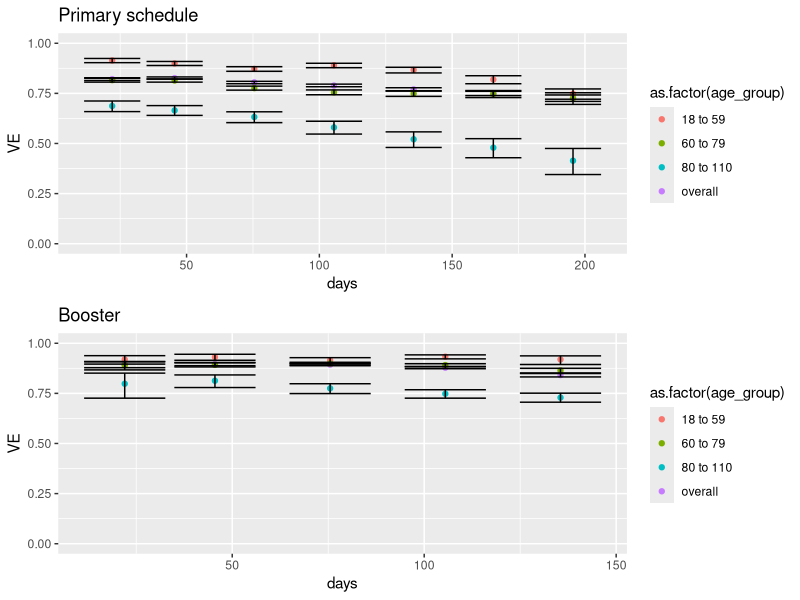
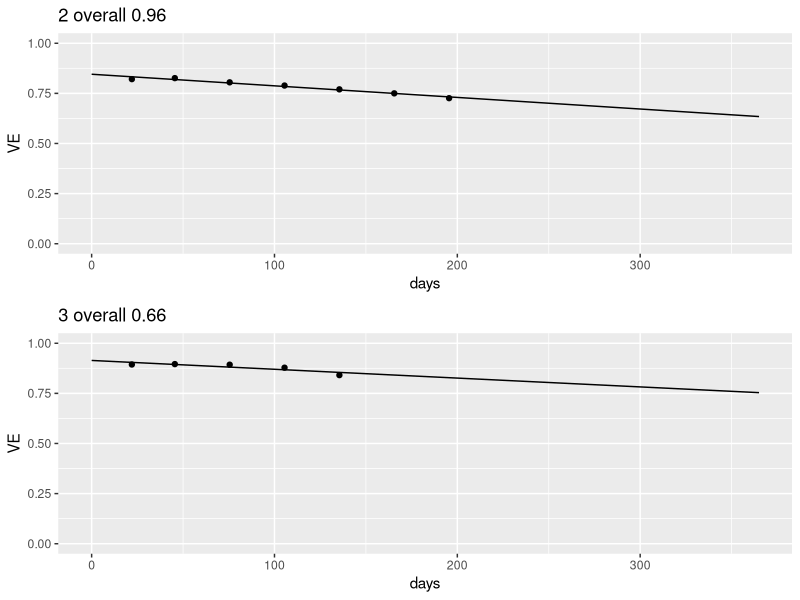
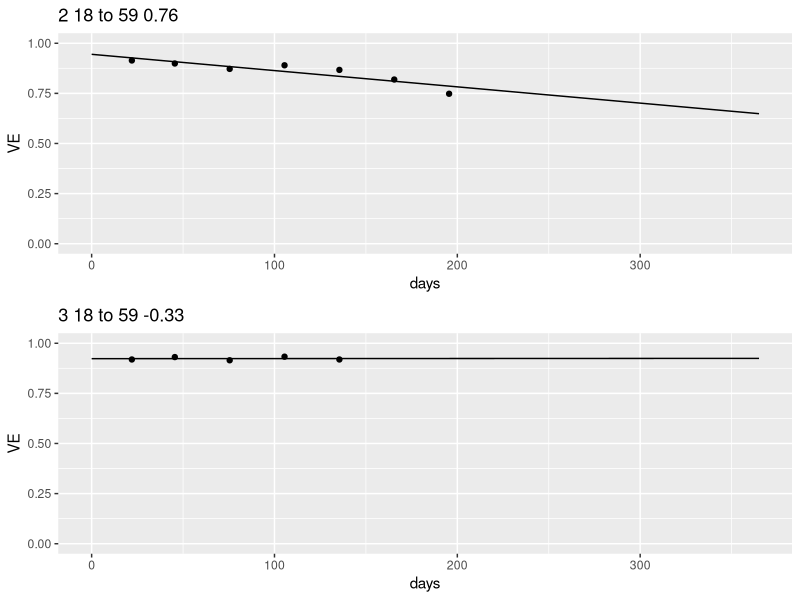
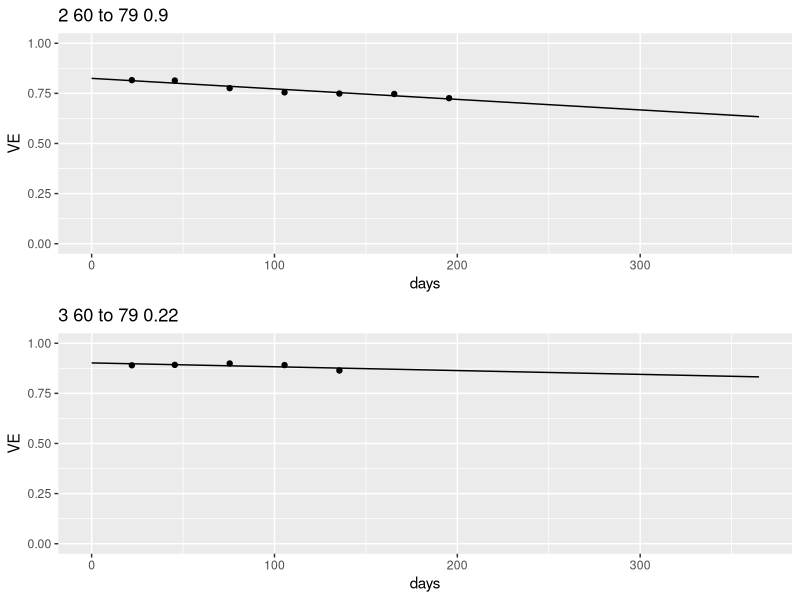
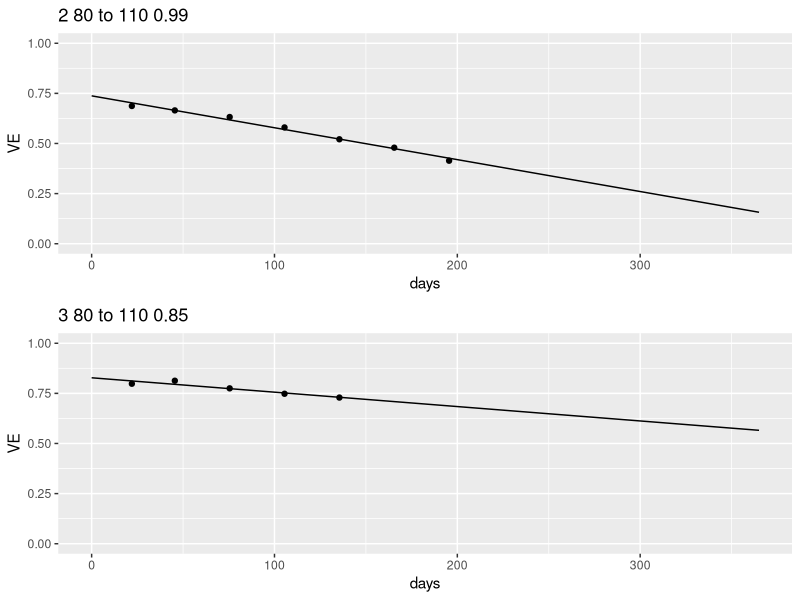
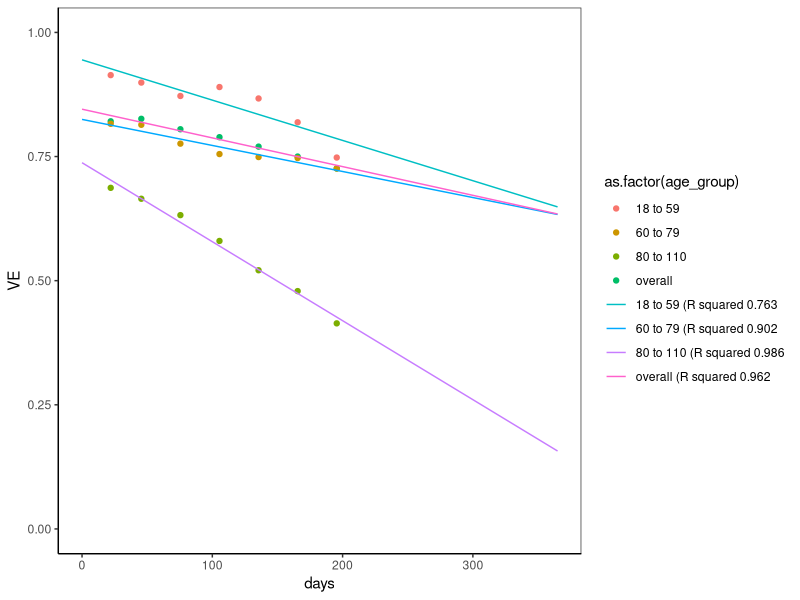
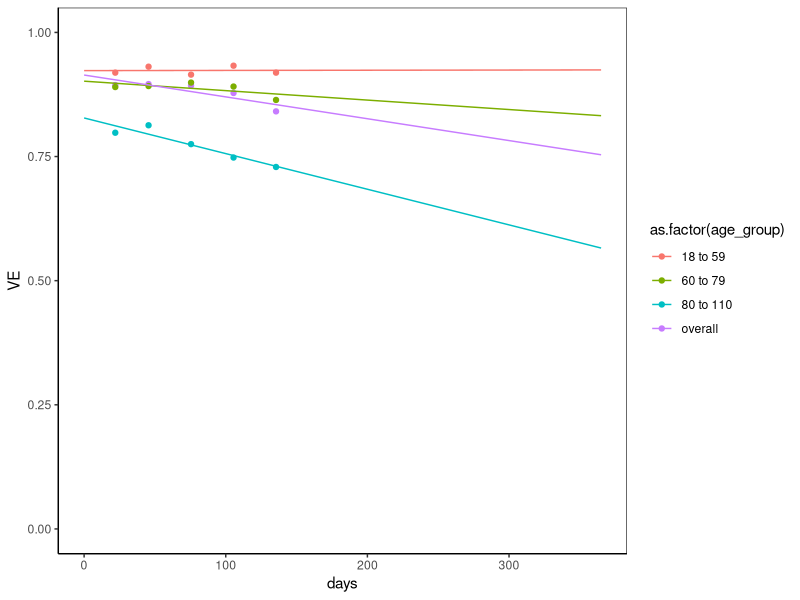
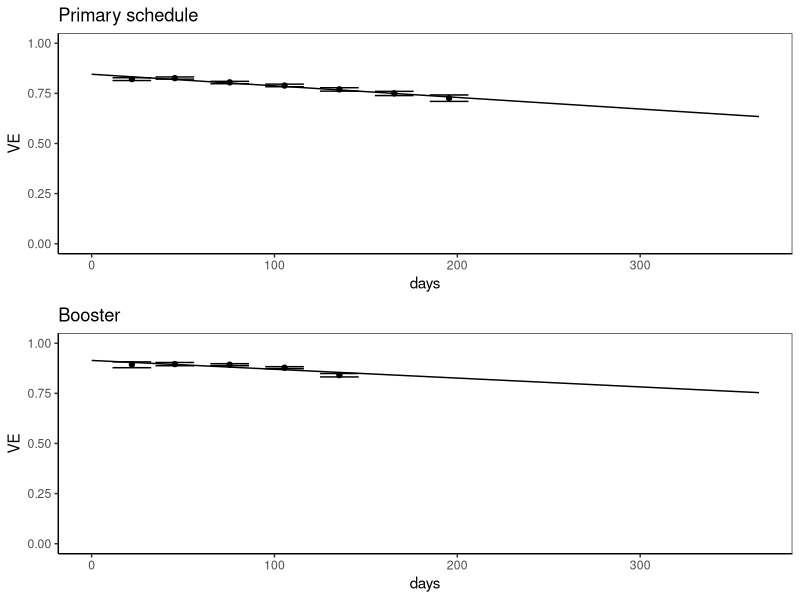

Source code (R) for these figures, in order: (Note: this script raises an error after producing the figures.)
require(ggpubr); require(readr); require(gridExtra); require(ggplot2); require(tidyverse);
#rm(list=ls())

#This program applies a waning distribution to the point estimates of VE (VE_estimates_imputed created in `(mech shop) VE point estimate.R`)

# We include two distributions:
# 1. acquisition - covering any_infection and symptomatic_disease
# 2. severe_outcomes - covering severe_disease and death


###(1/3) Load distribution
raw <- read.csv(file = '1_inputs/VE_severe_outcomes.csv',header=TRUE)

### INITIAL VISULALISATION 
plot1 = ggplot(data = raw[raw$dose == 2,]) + 
  ggtitle('Primary schedule') +
  geom_point(aes(x=days,y=VE,color=as.factor(age_group))) + 
  geom_errorbar(aes(x=days, ymin=LB, ymax=UB))+
  ylim(0,1)
plot2 = ggplot(data = raw[raw$dose == 3,]) + 
  ggtitle('Booster') +
  geom_point(aes(x=days,y=VE,color=as.factor(age_group))) + 
  geom_errorbar(aes(x=days, ymin=LB, ymax=UB)) +
  ylim(0,1)
grid.arrange(plot1, plot2, nrow=2)


predicted_distribution = data.frame()
plot_list = list()
for (j in 1:length(unique(raw$age_group))){
  subplot_list = list()
  for (i in 1: length(unique(raw$dose))){
    workshop_real = raw[raw$dose == unique(raw$dose)[i] & 
                                     raw$age_group == unique(raw$age_group)[j],]
    attach(workshop_real)
    model = lm(VE~days)
    
    #summary(model)
    model_rsquared = summary(model)$adj.r.squared
    detach(workshop_real)
    
    time <- seq(0, 365)
    workshop_predicted <- predict(model,list(days=time))
    workshop_predicted = data.frame(cbind(days = time, VE = workshop_predicted))
    
    subplot_list[[i]] = ggplot() + 
      geom_point(data=workshop_real,aes(x=days,y=VE)) +
      geom_line(data = workshop_predicted, aes(x=days,y=VE)) +
      ylim(0,1)+
      ggtitle(paste(unique(raw$dose)[i],unique(raw$age_group)[j],round(model_rsquared,2)))
    
    workshop_predicted = workshop_predicted %>%
      mutate(age_group = unique(raw$age_group)[j],
             dose = unique(raw$dose)[i],
             rsquared = model_rsquared )
    
    predicted_distribution = rbind(predicted_distribution,workshop_predicted)
  }
  plot_list[[j]] = grid.arrange(subplot_list[[1]], subplot_list[[2]], nrow=2)
}

predicted_distribution = predicted_distribution %>% mutate(plot_label = paste(age_group,"(R squared",round(rsquared,digits=3)))

ggplot() + 
  geom_point(data = raw[raw$dose == 2,], aes(x=days,y=VE,color=as.factor(age_group))) +
  geom_line(data = predicted_distribution[predicted_distribution$dose == 2,], aes(x=days,y=VE,color=as.factor(plot_label))) +
  ylim(0,1) +
  theme_bw() + 
  theme(panel.grid.major = element_blank(),
        panel.grid.minor = element_blank(),
        axis.line = element_line(color = 'black'))
ggplot() + 
  geom_point(data = raw[raw$dose == 3,], aes(x=days,y=VE,color=as.factor(age_group))) +
  geom_line(data = predicted_distribution[predicted_distribution$dose == 3,], aes(x=days,y=VE,color=as.factor(age_group))) +
  ylim(0,1) +
  theme_bw() + 
  theme(legend.position = "right") +
  theme(panel.grid.major = element_blank(),
        panel.grid.minor = element_blank(),
        axis.line = element_line(color = 'black'))

plot1 = ggplot(data = raw[raw$dose == 2 & raw$age_group == 'overall',]) + 
  ggtitle('Primary schedule') +
  geom_point(aes(x=days,y=VE)) + 
  geom_errorbar(aes(x=days, ymin=LB, ymax=UB))+
  geom_line(data = predicted_distribution[predicted_distribution$dose == 2 & predicted_distribution$age_group == 'overall',], 
            aes(x=days,y=VE))+
  ylim(0,1)+
  theme_bw() + 
  theme(panel.grid.major = element_blank(),
        panel.grid.minor = element_blank(),
        axis.line = element_line(color = 'black'))
plot2 = ggplot(data = raw[raw$dose == 3 & raw$age_group == 'overall',]) + 
  ggtitle('Booster') +
  geom_point(aes(x=days,y=VE)) + 
  geom_errorbar(aes(x=days, ymin=LB, ymax=UB)) +
  geom_line(data = predicted_distribution[predicted_distribution$dose == 3 & predicted_distribution$age_group == 'overall',], 
            aes(x=days,y=VE)) +
  ylim(0,1) +
  theme_bw() + 
  theme(panel.grid.major = element_blank(),
        panel.grid.minor = element_blank(),
        axis.line = element_line(color = 'black'))
grid.arrange(plot1, plot2, nrow=2)


ggplot(data = raw[raw$age_group == 'overall',]) + 
  geom_point(aes(x=days,y=VE,color=as.factor(dose))) + 
  geom_errorbar(aes(x=days, ymin=LB, ymax=UB)) +
  geom_line(data = predicted_distribution[ predicted_distribution$age_group == 'overall',], 
            aes(x=days,y=VE,color=as.factor(dose))) +
  ylim(0,1) +
  theme_bw() + 
  theme(panel.grid.major = element_blank(),
        panel.grid.minor = element_blank(),
        axis.line = element_line(color = 'black'))

predicted_distribution_SO = predicted_distribution
save(predicted_distribution_SO, file = '1_inputs/VE_predicted_distribution_SO.Rdata')



###(2/3) Apply predicted distributions
#(A) calculate internal
apply_distribution <- predicted_distribution_SO %>%
  filter(age_group == 'overall') %>% #COMEBACK SENSITIVITY
  mutate(outcome_family =  'severe_outcome') %>%
  group_by(outcome_family,dose) %>%
  mutate(VE_internal = VE / max(VE)) %>%
  ungroup() %>%
  select(dose,outcome_family,days,VE_internal)
ggplot() + 
  geom_line(data = apply_distribution[apply_distribution$dose == 2,], aes(x=days,y=VE_internal)) +
  ylim(0,1)
ggplot() + 
  geom_line(data = apply_distribution[apply_distribution$dose == 3,], aes(x=days,y=VE_internal)) +
  ylim(0,1)

#copy dose 2 for dose 1
# dose_1 = apply_distribution %>% filter(dose == 2) %>% mutate(dose = 1)
# apply_distribution = rbind(apply_distribution,dose_1)
apply_distribution = apply_distribution %>%
  mutate(schedule = case_when(
    dose > 2  ~ 'booster',
    TRUE ~ 'primary'
  )) %>% 
  select(-dose)
#columns = outcome_family, days, VE_Internal, schedule


#(B) apply to point estimates
point_estimates = VE_estimates_imputed %>% 
  filter(outcome_family == 'severe_outcome') %>%
  select(strain,vaccine_type,dose,outcome,outcome_family,VE) %>%
  mutate(schedule = case_when(
    dose > 2 ~ 'booster',
    dose == 2 & vaccine_type == "Johnson & Johnson" ~ 'booster',
    TRUE ~ 'primary'
  ))



together = point_estimates %>% 
  left_join(apply_distribution, by = c('outcome_family','schedule')) %>%
  rename(VE_days = VE) %>%
  mutate(VE_days = VE_days*VE_internal/100)



###(3/3) Plot distributions and save VE_waning_distribution
#(A/B) Plot
if (exists("vax_type_list") == FALSE){  vax_type_list = c("AstraZeneca","Johnson & Johnson",  "Sinopharm" ) }

waning_to_plot = together %>%
  filter(vaccine_type %in% vax_type_list) %>%
  mutate(immunity = paste(vaccine_type,dose))

strain_test = 'omicron'
outcome_test = 'severe_disease'

ggplot() +
  geom_line(data=waning_to_plot[waning_to_plot$strain == strain_test  & waning_to_plot$outcome == outcome_test,],
            aes(x=days,y=VE_days,color=as.factor(immunity)),na.rm=TRUE) +
  labs(title=(paste("Waning of VE against infection","(",strain_test,")"))) +
  xlab("days since vaccination") +
  ylab("% max protection") +
  ylim(0,1)+
  theme_bw() +
  theme(panel.grid.major = element_blank(),panel.grid.minor = element_blank())

waning = together %>% mutate(waning = TRUE)
no_waning = together %>% mutate(waning = FALSE) %>%
  group_by(strain,vaccine_type,dose,outcome) %>%
  mutate(VE_days = max(VE_days))


VE_waning_distribution_SO = rbind(waning,no_waning) %>% select(strain, vaccine_type, dose, outcome,days,VE_days,waning)
save(VE_waning_distribution_SO, file = '1_inputs/VE_waning_distribution_SO.Rdata')



